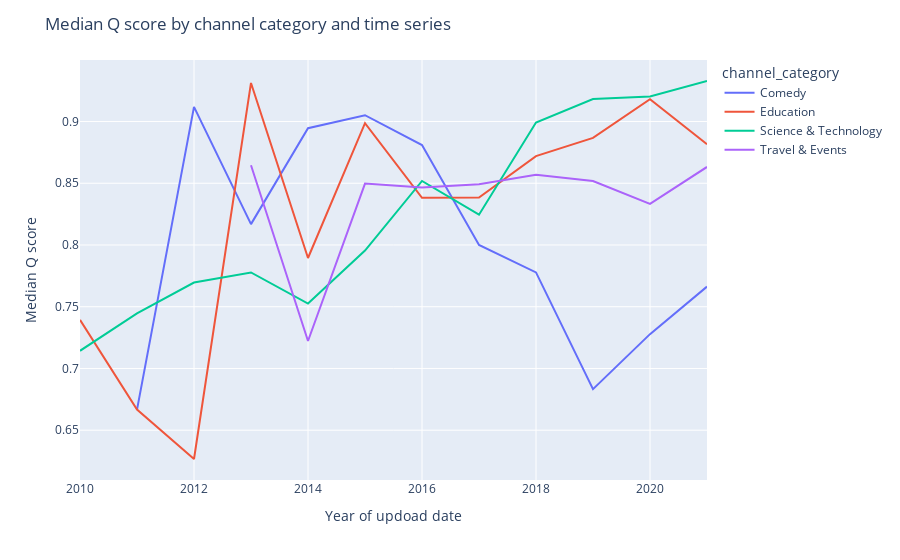

This figure's notebook cell:
### Markdown cell above
### q_score

### Code cell
fig = px.line(channel_cate_by_time_series_df, x='upload_date_by_year', y='median_q_score', color='channel_category')
fig.update_layout(title="Median Q score by channel category and time series")
fig.update_layout(xaxis_title="Year of updoad date")
fig.update_layout(yaxis_title="Median Q score")
# fig.update_yaxes(range = [0, 1])
fig.show()

### Figure 1 — Plotly figure (JSON) as saved in the notebook; plotly's stock layout.template omitted (floating-point values rounded to 4 significant figures)
{"data": [{"hovertemplate": "channel_category=Comedy<br>upload_date_by_year=%{x}<br>median_q_score=%{y}<extra></extra>", "legendgroup": "Comedy", "line": {"color": "#636efa", "dash": "solid"}, "marker": {"symbol": "circle"}, "mode": "lines", "name": "Comedy", "orientation": "v", "showlegend": true, "type": "scatter", "x": [2011, 2012, 2013, 2014, 2015, 2016, 2017, 2018, 2019, 2020, 2021], "xaxis": "x", "y": [0.6667, 0.9119, 0.8169, 0.8946, 0.9051, 0.881, 0.8, 0.7778, 0.6832, 0.7278, 0.7663], "yaxis": "y"}, {"hovertemplate": "channel_category=Education<br>upload_date_by_year=%{x}<br>median_q_score=%{y}<extra></extra>", "legendgroup": "Education", "line": {"color": "#EF553B", "dash": "solid"}, "marker": {"symbol": "circle"}, "mode": "lines", "name": "Education", "orientation": "v", "showlegend": true, "type": "scatter", "x": [2010, 2011, 2012, 2013, 2014, 2015, 2016, 2017, 2018, 2019, 2020, 2021], "xaxis": "x", "y": [0.7393, 0.6667, 0.6267, 0.9312, 0.7895, 0.8986, 0.8382, 0.8385, 0.872, 0.8867, 0.918, 0.8816], "yaxis": "y"}, {"hovertemplate": "channel_category=Science & Technology<br>upload_date_by_year=%{x}<br>median_q_score=%{y}<extra></extra>", "legendgroup": "Science & Technology", "line": {"color": "#00cc96", "dash": "solid"}, "marker": {"symbol": "circle"}, "mode": "lines", "name": "Science & Technology", "orientation": "v", "showlegend": true, "type": "scatter", "x": [2010, 2011, 2012, 2013, 2014, 2015, 2016, 2017, 2018, 2019, 2020, 2021], "xaxis": "x", "y": [0.7143, 0.7447, 0.7696, 0.7778, 0.7526, 0.7955, 0.8519, 0.8246, 0.8992, 0.9182, 0.9203, 0.9328], "yaxis": "y"}, {"hovertemplate": "channel_category=Travel & Events<br>upload_date_by_year=%{x}<br>median_q_score=%{y}<extra></extra>", "legendgroup": "Travel & Events", "line": {"color": "#ab63fa", "dash": "solid"}, "marker": {"symbol": "circle"}, "mode": "lines", "name": "Travel & Events", "orientation": "v", "showlegend": true, "type": "scatter", "x": [2013, 2014, 2015, 2016, 2017, 2018, 2019, 2020, 2021], "xaxis": "x", "y": [0.8646, 0.7222, 0.8497, 0.8465, 0.8493, 0.8568, 0.8519, 0.8333, 0.8632], "yaxis": "y"}], "layout": {"legend": {"title": {"text": "channel_category"}, "tracegroupgap": 0}, "margin": {"t": 60}, "title": {"text": "Median Q score by channel category and time series"}, "xaxis": {"anchor": "y", "domain": [0, 1], "title": {"text": "Year of updoad date"}}, "yaxis": {"anchor": "x", "domain": [0, 1], "title": {"text": "Median Q score"}}}}
